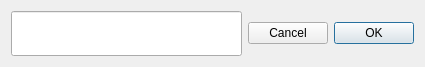
<?xml version="1.0" encoding="UTF-8"?>
<ui version="4.0">
 <class>PhTimeCodeDialog</class>
 <widget class="QDialog" name="PhTimeCodeDialog">
  <property name="geometry">
   <rect>
    <x>0</x>
    <y>0</y>
    <width>425</width>
    <height>45</height>
   </rect>
  </property>
  <property name="windowTitle">
   <string>Dialog</string>
  </property>
  <layout class="QHBoxLayout" name="horizontalLayout">
   <item>
    <widget class="TimecodeEdit" name="_timecodeEdit">
     <property name="sizePolicy">
      <sizepolicy hsizetype="Expanding" vsizetype="Fixed">
       <horstretch>0</horstretch>
       <verstretch>0</verstretch>
      </sizepolicy>
     </property>
     <property name="font">
      <font>
       <pointsize>25</pointsize>
      </font>
     </property>
     <property name="alignment">
      <set>Qt::AlignCenter</set>
     </property>
    </widget>
   </item>
   <item alignment="Qt::AlignHCenter|Qt::AlignVCenter">
    <widget class="QDialogButtonBox" name="buttonBox">
     <property name="layoutDirection">
      <enum>Qt::RightToLeft</enum>
     </property>
     <property name="orientation">
      <enum>Qt::Horizontal</enum>
     </property>
     <property name="standardButtons">
      <set>QDialogButtonBox::Cancel|QDialogButtonBox::Ok</set>
     </property>
    </widget>
   </item>
  </layout>
 </widget>
 <customwidgets>
  <customwidget>
   <class>TimecodeEdit</class>
   <extends>QLineEdit</extends>
   <header>PhCommonUI/TimecodeEdit.h</header>
  </customwidget>
 </customwidgets>
 <resources/>
 <connections>
  <connection>
   <sender>buttonBox</sender>
   <signal>accepted()</signal>
   <receiver>PhTimeCodeDialog</receiver>
   <slot>accept()</slot>
   <hints>
    <hint type="sourcelabel">
     <x>248</x>
     <y>254</y>
    </hint>
    <hint type="destinationlabel">
     <x>157</x>
     <y>274</y>
    </hint>
   </hints>
  </connection>
  <connection>
   <sender>buttonBox</sender>
   <signal>rejected()</signal>
   <receiver>PhTimeCodeDialog</receiver>
   <slot>reject()</slot>
   <hints>
    <hint type="sourcelabel">
     <x>316</x>
     <y>260</y>
    </hint>
    <hint type="destinationlabel">
     <x>286</x>
     <y>274</y>
    </hint>
   </hints>
  </connection>
 </connections>
</ui>
